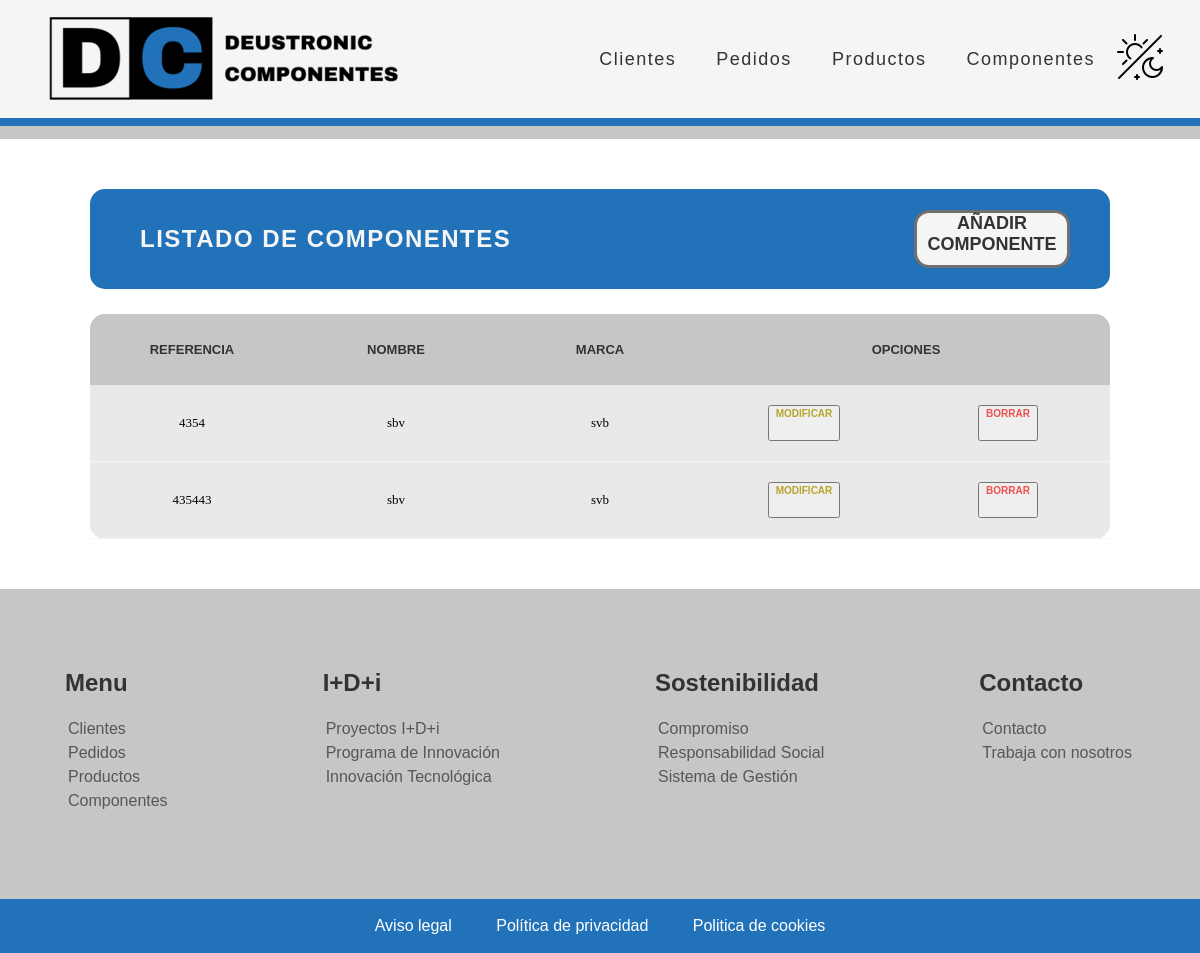
The app's page /appGestionPedidos/componente/list, older data.
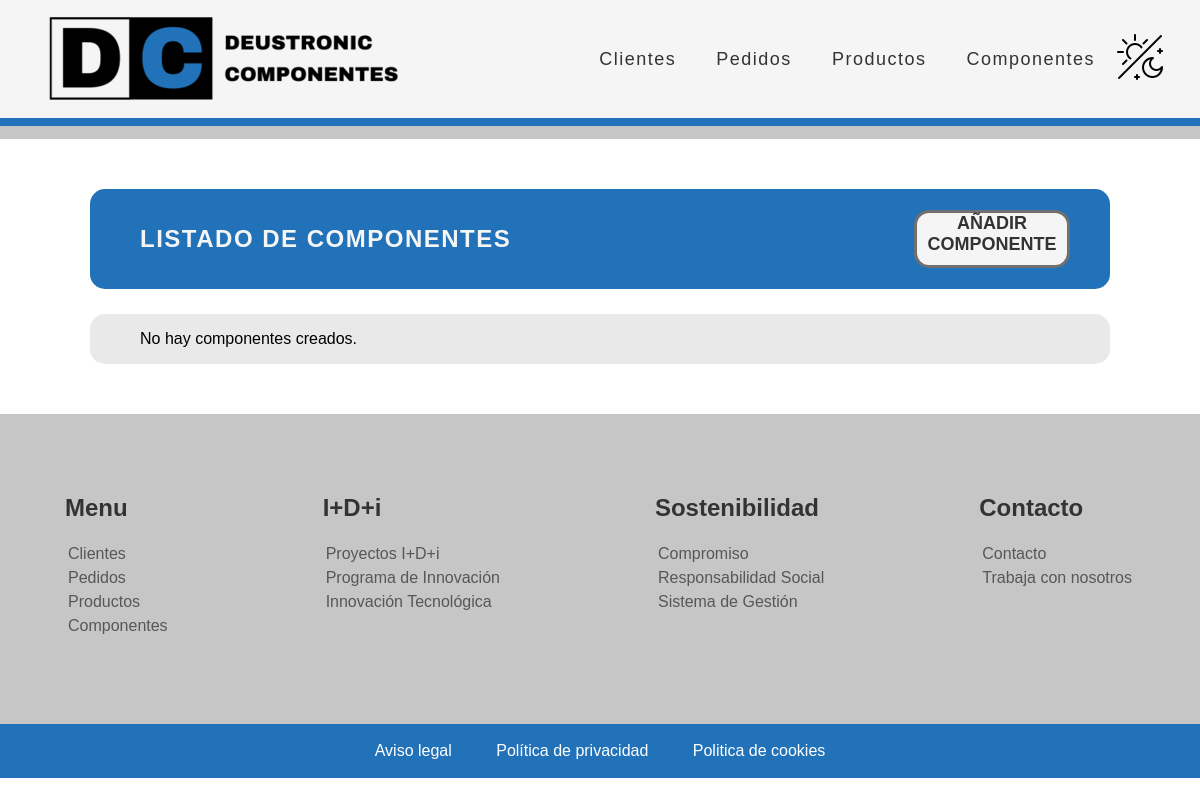
The same page, newer data.
### appGestionPedidos/models.py (models this page shows, shortened)
class Componente(models.Model):
    codigoReferencia = models.IntegerField(unique=True)
    nombreModelo = models.CharField(max_length=16)
    marca = models.CharField(max_length=16)

### appGestionPedidos/views.py (the view)
# urls.py: path('componente/list', views.ComponenteListView.as_view(), name='componente'),
class ComponenteListView(ListView):
    model = Componente
    paginate_by = 4

### appGestionPedidos/templates/appGestionPedidos/componente_list.html (shortened to what this page needs)
{% extends "base.html" %}
{% load static %}
{% block contenido %}
<div class="main_container">
    <div class="main_title_container">
        <div class="main_title">
            <h2>LISTADO DE COMPONENTES</h2>
        </div>
        <a href="/appGestionPedidos/componente/create" alt="crear_cliente">AÑADIR COMPONENTE</a>
    </div>
    <div class="main_table_container">
        {% if componente_list %}
        <table class="main_table">
            <thead>
                <tr>
                    <th>Referencia</th>
                    <th>Nombre</th>
                    <th>Marca</th>
                    <th class="main_table_esp_1" colspan="2">Opciones</th>
                </tr>
            </thead>
            {% for componente in componente_list %}
            <tbody class="main_table_contenido">
                <tr>
                    <td>{{ componente.codigoReferencia }}</td>
                    <td>{{ componente.nombreModelo }}</td>
                    <td>{{ componente.marca }}</td>
                    <td class="main_table_esp_modificar">
                        <button><a href="/appGestionPedidos/modificar-componente/{{ componente.id }}">MODIFICAR</a></button>
                    </td>
                    <td class="main_table_esp_borrar">
                        <button><a class="btnEliminacion" href="/appGestionPedidos/eliminar-componente/{{ componente.id }}">BORRAR</a></button>
                    </td>
                </tr>
            </tbody>
            {% endfor %}
        </table>
        {% else %}
        <p>No hay componentes creados.</p>
        {% endif %}
    </div>
</div>
{% endblock %}

Row changes from the older to the newer data that the page shows:
removed Componente: codigoReferencia "4354", nombreModelo "sbv", marca "svb"
removed Componente: codigoReferencia "435443", nombreModelo "sbv", marca "svb"
Text that changed along with them:
text no longer shown: "REFERENCIA NOMBRE MARCA OPCIONES"
text now shown: "No hay componentes creados."
